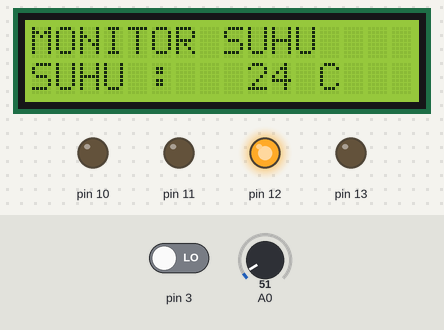
A sketch run on a simulated Arduino Uno, built with avr-gcc and run on an emulated ATmega328P. Shown: 16×2 character LCD, output pins drawn as LEDs (lit = HIGH). Inputs (shaded band) come from the test bench; at power-on: A0 = 51, pin 3 LOW. What the sketch prints to the serial monitor is not drawn.

Above: at 1.2 s.
1.3 s: A0 set to 23
At 2.8 s:
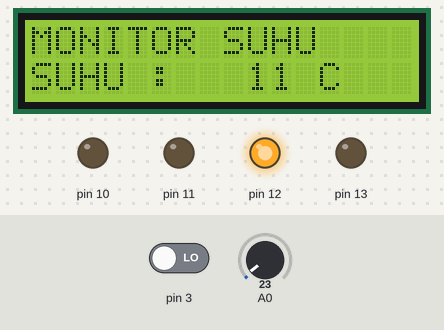
3.5 s: A0 set to 19
At 4.5 s:
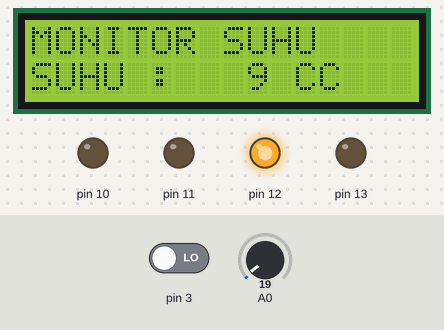
5.5 s: pin 3 driven HIGH
At 7.2 s:
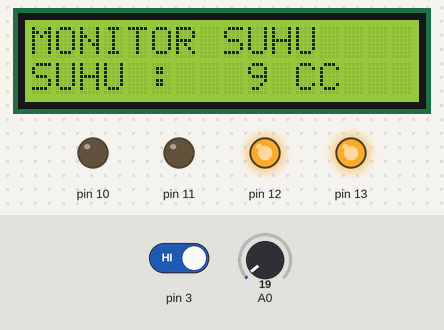
7.5 s: A0 set to 72
At 8.8 s:
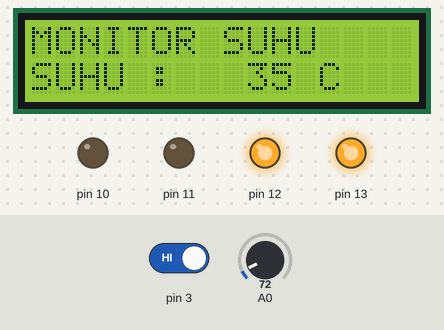
9.5 s: A0 set to 82
At 10.5 s:
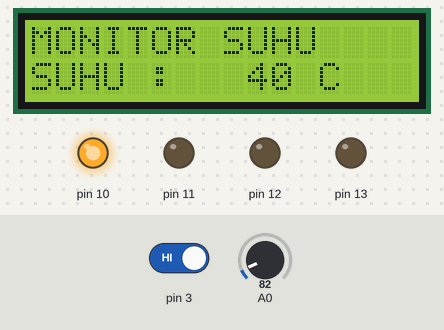
11.5 s: A0 set to 86
At 13.2 s:
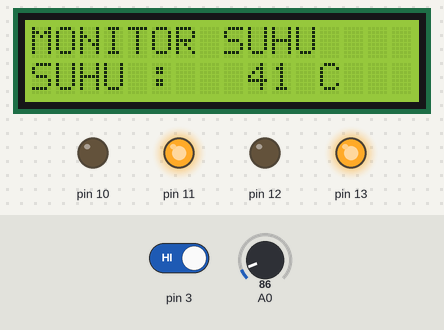
Timing chart, 0 to 14.5 s (numbered marks = the images above; inputs shaded):
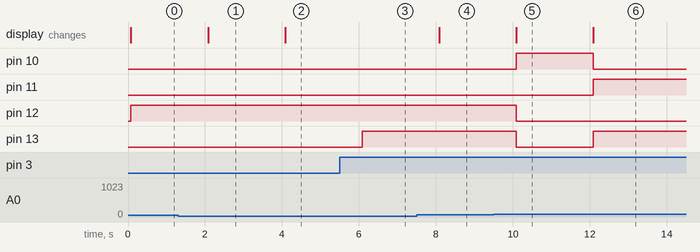

The sketch:

TEST_SUHU_LM35.ino
```cpp
//MUHAMMAD RAMADHAN
//TEST SUHU LM35

#include <LiquidCrystal.h>
LiquidCrystal lcd(4, 5, 6, 7, 8, 9);
int x=1;

void setup() {
  Serial.begin(9600);
  pinMode(A0, INPUT);
  pinMode(10, OUTPUT);
  pinMode(11, OUTPUT);
  pinMode(12, OUTPUT);
  pinMode(13, OUTPUT);
  pinMode(3, INPUT);
  digitalWrite(3, LOW);
  digitalWrite(13, LOW);
  digitalWrite(A0, LOW);
  lcd.begin(16, 2);
  lcd.setCursor(0, 0);
  lcd.print("MONITOR SUHU");
  lcd.setCursor(0, 1);
  lcd.print("SUHU : ");
  delay(10);

}

void loop() {
  Serial.begin(9600);
  x=digitalRead(3);
  int lm35 = analogRead(A0);
  float vin = (lm35/1024.0)*5000;
  int suhu = vin/10;
  Serial.available();
  if (Serial.available()>0)
  (x=Serial.read());

  if (x==1)
  {
    digitalWrite(13, HIGH);
  }

  else
  {
    digitalWrite(13, LOW);
  }


  if ( suhu < 40 )
  {
    digitalWrite(12, HIGH);
    digitalWrite(11, LOW);
    digitalWrite(10, LOW);
  }

  else if ( suhu > 40 and suhu < 70 )
  {
    digitalWrite(12, LOW);
    digitalWrite(11, HIGH);
    digitalWrite(10, LOW);
  }

  else
  {
    digitalWrite(12, LOW);
    digitalWrite(11, LOW);
    digitalWrite(10, HIGH);
    digitalWrite(13, LOW);
  }

  lcd.setCursor(9, 1);
  lcd.print((int)(suhu));
  lcd.print(" C");
  Serial.print(suhu);
  Serial.print('C');

  Serial.println(" ");
  delay(1000);

}
```

Measured:
- the behaviour switches between 21 and 20 on A0 (found by bisection; images 1 and 2)
- the behaviour switches between 81 and 82 on A0 (found by bisection; images 4 and 5)
- after the input at 1.3 s, the display: changes after 0.78 s (image 1)
- after the input at 3.5 s, the display: changes after 0.58 s (image 2)
- after the input at 5.5 s, pin 13: LOW → HIGH after 0.58 s
- after the input at 7.5 s, the display: changes after 0.58 s (image 4)
- after the input at 9.5 s, pin 10: LOW → HIGH after 0.59 s; pin 12, pin 13: HIGH → LOW after 0.59 s; the display: changes after 0.59 s (image 5)
- after the input at 11.5 s, pin 10: HIGH → LOW after 0.59 s; pin 11, pin 13: LOW → HIGH after 0.59 s; the display: changes after 0.59 s (image 6)
